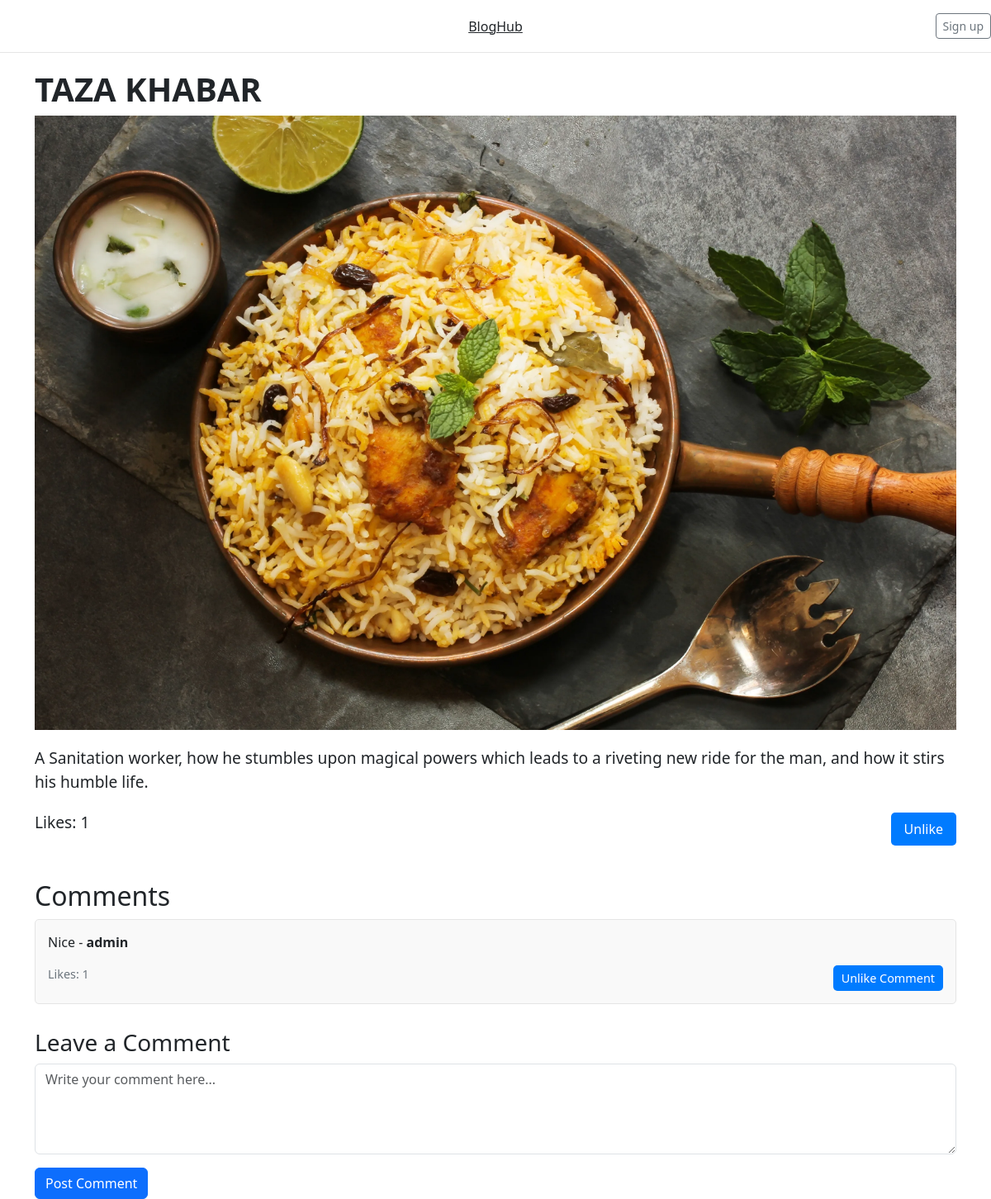
The page /blog/taza-khabar/ (signed in) on the database its author committed.
### blog/models.py (models this page shows, shortened)
class Blog(models.Model):
    title = models.CharField(max_length=255, null=True, blank=True)
    content = models.TextField()
    slug = models.SlugField(unique=True, blank=True)
    image = models.ImageField(upload_to='blog_images/', blank=True, null=True)
    tags = models.CharField(max_length=100, blank=True, null=True)
    likes = models.ManyToManyField(User, related_name='liked_blogs', blank=True)
    def total_likes(self):
        return self.likes.count()

class Comment(models.Model):
    blog = models.ForeignKey(Blog, on_delete=models.CASCADE, related_name='comments')
    user = models.ForeignKey(User, on_delete=models.CASCADE)
    content = models.TextField()
    created_at = models.DateTimeField(auto_now_add=True)
    likes = models.ManyToManyField(User, related_name='liked_comments', blank=True)
    def total_likes(self):
        return self.likes.count()

### blog/views.py (the view)
# urls.py: path('blog/<slug:slug>/', views.blog_detail, name='blog_detail'),
@login_required
def blog_detail(request, slug):
    blog = get_object_or_404(Blog, slug=slug)
    comments = blog.comments.all()
    return render(request, 'blog_detail.html', {'blog': blog, 'comments': comments})

### blog/templates/blog_detail.html (shortened to what this page needs)
{% load static %}
<!DOCTYPE html>
<html lang="en">
<head>
    <link href="https://cdn.jsdelivr.net/npm/bootstrap@5.3.0-alpha1/dist/css/bootstrap.min.css" rel="stylesheet">
</head>
<body>
<header class="blog-header py-3">
    <div class="row flex-nowrap justify-content-between align-items-center">
        <div class="col-4 pt-1">
        </div>
        <div class="col-4 text-center">
            <a class="blog-header-logo text-dark" href="#">BlogHub</a>
        </div>
        <div class="col-4 d-flex justify-content-end align-items-center">
            <a class="btn btn-sm btn-outline-secondary" href="#">Sign up</a>
        </div>
    </div>
</header>
<div class="container">
    <div class="blog-content">
        <h1 class="blog-title">{{ blog.title }}</h1>
        {% if blog.image %}
            <img src="{{ blog.image.url }}" alt="Blog Image" class="blog-image">
        {% endif %}
        <p>{{ blog.content }}</p>
        <div class="like-section">
            <p>Likes: {{ blog.total_likes }}</p>
            <form method="POST" action="{% url 'like_blog' blog.slug %}">
                {% if user.is_authenticated %}
                    {% if user in blog.likes.all %}
                        <button type="submit">Unlike</button>
                    {% else %}
                        <button type="submit">Like</button>
                    {% endif %}
                {% else %}
                    <p><a href="{% url 'login' %}">Login</a> to like this blog.</p>
                {% endif %}
            </form>
        </div>
    </div>
    <div class="comment-section">
        <h2>Comments</h2>
        {% for comment in comments %}
        <div class="comment">
            <p>{{ comment.content }} - <strong>{{ comment.user.username }}</strong></p>
            <div class="d-flex justify-content-between">
                <span class="comment-likes">Likes: {{ comment.total_likes }}</span>
                <form method="POST" action="{% url 'like_comment' comment.id %}">
                    {% if user.is_authenticated %}
                        {% if user in comment.likes.all %}
                            <button type="submit">Unlike Comment</button>
                        {% else %}
                            <button type="submit">Like Comment</button>
                        {% endif %}
                    {% else %}
                        <p><a href="{% url 'login' %}">Login</a> to like this comment.</p>
                    {% endif %}
                </form>
            </div>
        </div>
        {% empty %}
        <p>No comments yet. Be the first to comment!</p>
        {% endfor %}
    </div>
    <div class="comment-form">
        <h3>Leave a Comment</h3>
        <form method="POST" action="{% url 'add_comment' blog.slug %}">
            <textarea name="content" rows="4" class="form-control mb-3" placeholder="Write your comment here..." required></textarea>
            <button type="submit" class="btn btn-primary">Post Comment</button>
        </form>
    </div>
</div>
</body>
</html>

### blog/templates/blog_detail.html (style rules this page uses)
.blog-header { border-bottom: 1px solid #e5e5e5; }
.blog-title { font-size: 2.5rem; font-weight: 700; }
.blog-content { margin-top: 20px; font-size: 1.2rem; }
.blog-image { max-width: 100%; height: auto; margin-bottom: 20px; }
.like-section { display: flex; justify-content: space-between; align-items: center; margin-top: 20px; }
.like-section button { background-color: #007bff; border: none; color: white; padding: 8px 16px; text-align: center; font-size: 1rem; cursor: pointer; border-radius: 5px; }
.comment-section { margin-top: 40px; }
.comment { padding: 15px; border: 1px solid #e5e5e5; border-radius: 5px; margin-bottom: 15px; background-color: #f9f9f9; }
.comment .comment-likes { font-size: 0.9rem; color: #6c757d; }
.comment button { background-color: #007bff; border: none; color: white; padding: 5px 10px; text-align: center; font-size: 0.9rem; cursor: pointer; border-radius: 5px; }
.comment-form { margin-top: 30px; }

### rows shown on the page
Blog: title "TAZA KHABAR", image (picture), content "A Sanitation worker, how he stumbles upon magical powers which leads to a riveting new ride for the man, and how it stirs his humble life.", total_likes "1"
Comment: content "Nice", user.username "admin", total_likes "1", shows "Unlike Comment"
